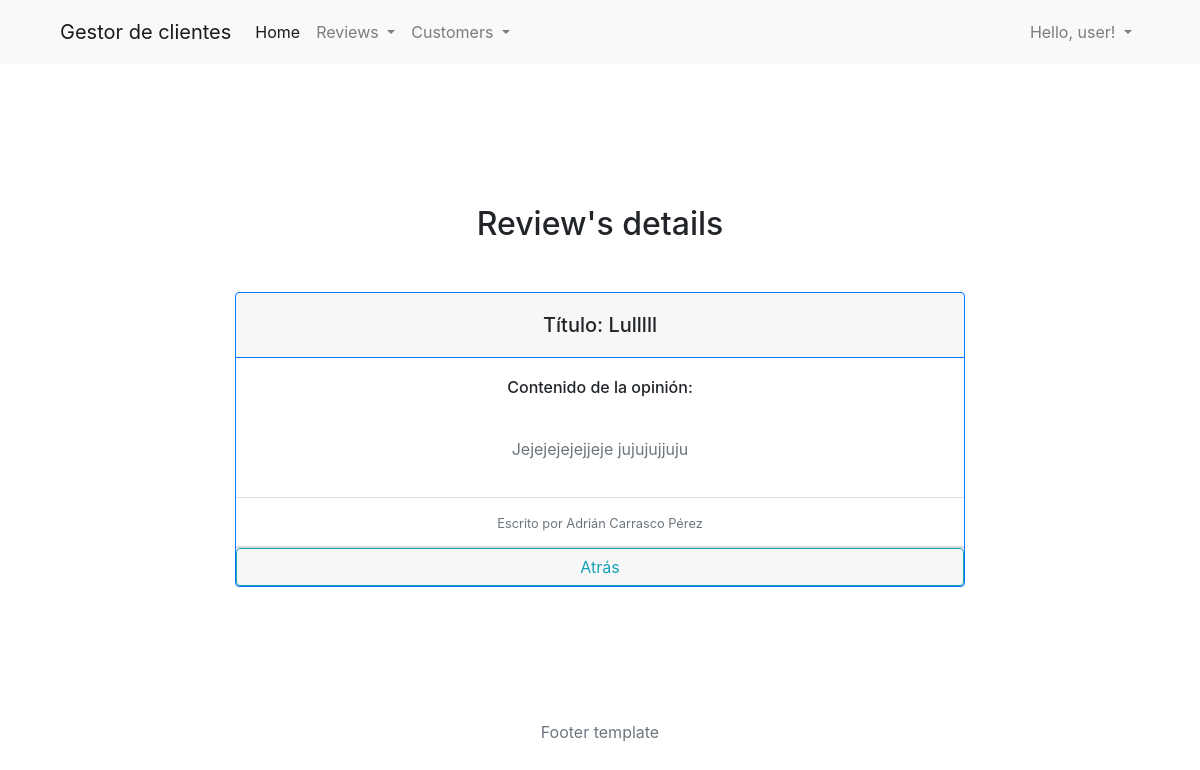
Before: /cliente/reviews/4/ (signed in) with the older database file.
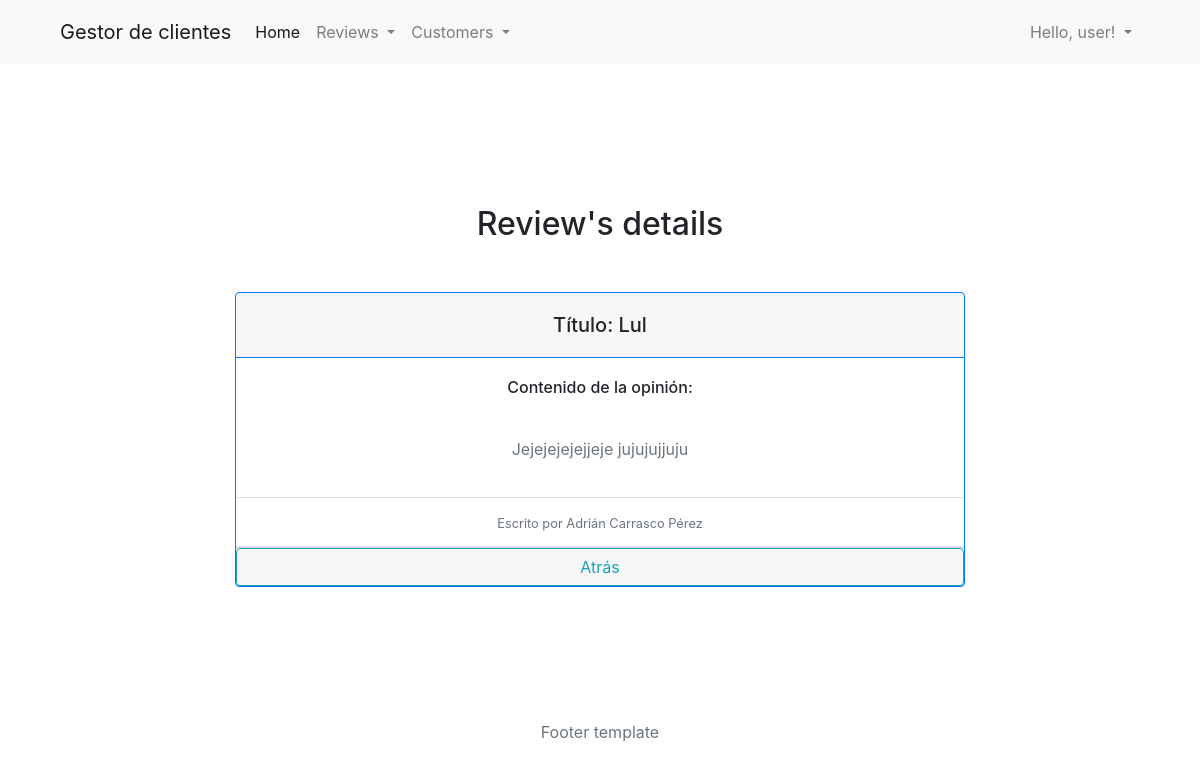
After: the same page with the newer database file.
### gestion_clientes/models.py (models this page shows, shortened)
class Review(models.Model):
    title = models.CharField(max_length = 40, verbose_name = "Título")
    content = models.TextField(max_length = 400, verbose_name = "Contenido")
    published = models.DateTimeField(auto_now_add = True, verbose_name = "Fecha de publicación")
    valoration = models.IntegerField(validators=[MinValueValidator(0), MaxValueValidator(5)], verbose_name = "Valoración")
    edited = models.DateTimeField(auto_now = True, verbose_name = "Fecha de edición")
    author = models.ForeignKey(Customer, on_delete = models.CASCADE, verbose_name = "Escrito por", related_name= "reviews", null = True, blank = True)
    class Meta:
        verbose_name = "Opinión"
        verbose_name_plural = "Opiniones"
        ordering = ("title", "published", "edited", "valoration")

class Customer(models.Model):
    user = models.OneToOneField(User, verbose_name = "Usuario", on_delete = models.CASCADE)
    MALE = "M"
    FEMALE = "F"
    GENDER_OPTS = (
        (MALE, 'Male'),
        (FEMALE, 'Female'),
    )
    name = models.CharField(max_length = 30, verbose_name = "Nombre")
    middlename = models.CharField(max_length = 40, verbose_name = "Primer apellido")
    lastname = models.CharField(max_length = 40, verbose_name = "Segundo apellido")
    gender = models.CharField(max_length = 1, choices = GENDER_OPTS, default = MALE, verbose_name = "Género", help_text = "Seleccione su sexo")
    birthday = models.DateField(verbose_name = "Fecha de nacimiento", null = True, blank = True)
    address = models.CharField(max_length = 80, verbose_name = "Dirección")
    image = models.ImageField(null = True, blank = True, verbose_name= "Foto", upload_to = "images/")
    registered = models.DateTimeField(auto_now_add = True, verbose_name= "Fecha de registro")
    updated = models.DateTimeField(auto_now= True, verbose_name = "Fecha de edición")
    slug = models.SlugField()
    @property
    def fullname(self):
        return "{} {} {}".format(self.name, self.middlename, self.lastname)
    def __str__(self):
        return "{}".format(self.fullname)
    class Meta:
        verbose_name = "Cliente"
        verbose_name_plural = "Clientes"
        ordering = ("name", "birthday", "registered", "updated", 'gender')

### gestion_clientes/views.py (the view)
# urls.py: path('reviews/<int:pk>/', ReviewDetailsPage.as_view(), name = "reviewDetails"),
class ReviewDetailsPage(DetailView):
    model = Review
    template_name = "reviews/details.html"
    context_object_name = "review"

### gestion_clientes/templates/reviews/details.html (shortened to what this page needs)
{% extends 'base/base.html' %}
{% load static %}
{% block css %}
<link rel="stylesheet" type="text/css" href="{% static 'reviews/css/details.css' %}">
{% endblock css %}
{% block content %}
<div class="container mt-3 flex-container">
    <div class="row">
        <div class="col-md-8 offset-md-2">
            <div class="text-center">
                <h2 class="mt-3 mb-5">Review's details</h2>
                <div class="card border-primary">
                    <div class="card-header border-primary">
                        <h5 class="mt-2">Título:  {{ review.title }}</h5>
                    </div>
                    <div class="card-body">
                        <h6 class="card-text">Contenido de la opinión:</h6>
                    </div>
                    <div class="card-body">
                        <p class="text-muted">{{ review.content }}</p>
                    </div>
                    <ul class="list-group list-group-flush">
                        <li class="list-group-item">
                            <small class="text-muted">Escrito por {{ review.author }} </small>
                        </li>
                    </ul>
                    <div class="card-footer p-0 link">
                        <a href="{% url 'reviewsIndex' %}" class="btn btn-block btn-outline-info"> Atrás</a>
                    </div>
                </div>
            </div>
        </div>
    </div>
</div>
{% endblock content %}

Changed rows visible on the page:
changed Review "Jejejejejejjeje jujujujjuju": title "Lulllll" → "Lul"
